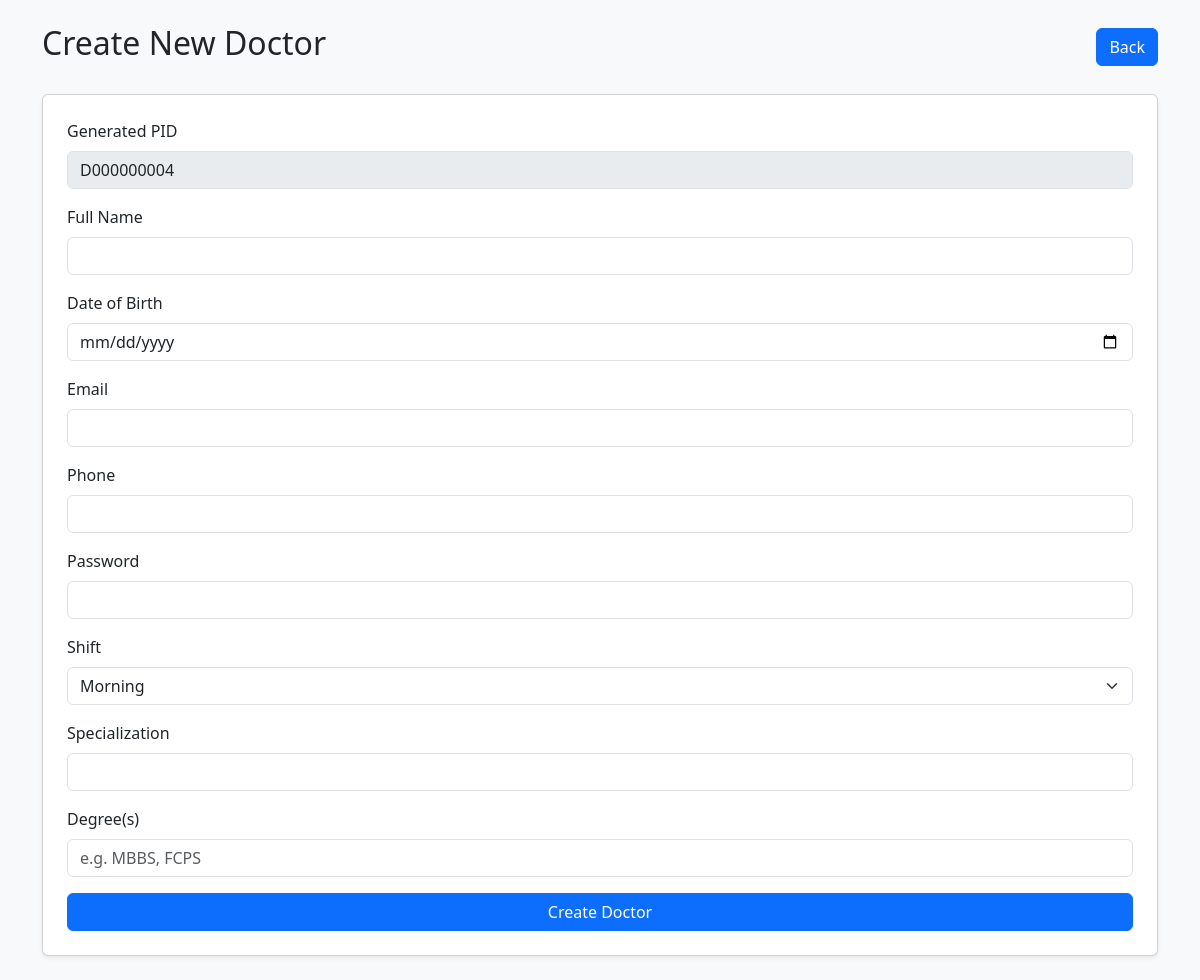
The app's page /HospitalDBMS/create_doctor.php (signed in), older data.
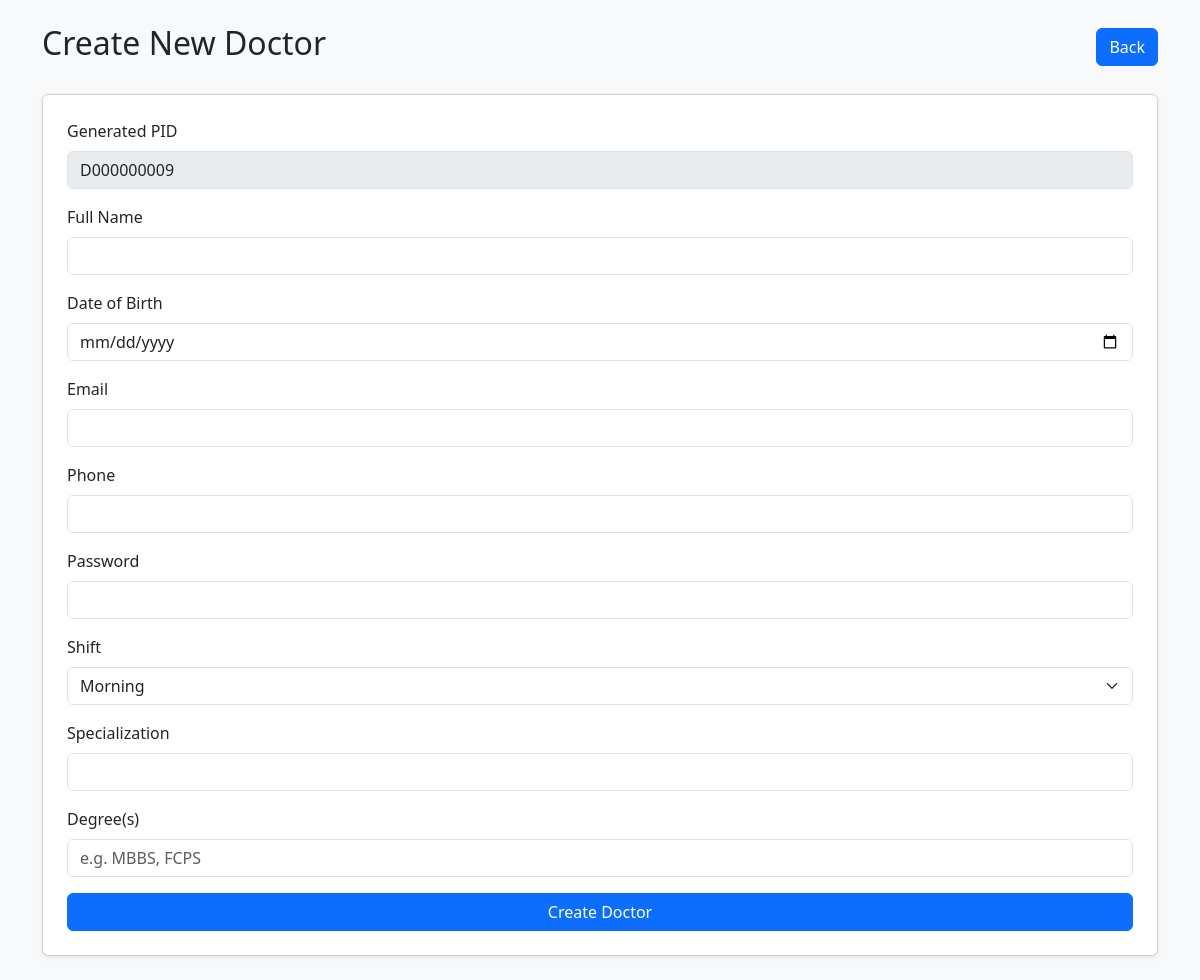
The same page, newer data.
### tables this page shows
CREATE TABLE `staff` (
  `PID` char(10) NOT NULL,
  `shift` varchar(50) NOT NULL,
  `hospital_id` char(5) NOT NULL
);

### HospitalDBMS/create_doctor.php (the view, shortened to what this page needs)
<?php
include "dbconnect.php";
function generateNextDoctorPID($conn) {
    $result = $conn->query("SELECT PID FROM staff WHERE PID LIKE 'D%' ORDER BY PID DESC LIMIT 1");
    if ($row = $result->fetch_assoc()) {
        $lastId = intval(substr($row['PID'], 1));
        $newId = $lastId + 1;
    } else {
        $newId = 1;
    }
    return "D" . str_pad($newId, 9, "0", STR_PAD_LEFT);
}
$new_pid = generateNextDoctorPID($conn);
?>
<!DOCTYPE html>
<html>
<head>
    <link href="https://cdn.jsdelivr.net/npm/bootstrap@5.3.2/dist/css/bootstrap.min.css" rel="stylesheet">
</head>
<body class="bg-light p-4">
<div class="container">
    <div class="d-flex justify-content-between align-items-center mb-4">
        <h2>Create New Doctor</h2>
        <a href="staff.php" class="btn btn-primary">Back</a>
    </div>
    <form method="post" class="card p-4 shadow-sm bg-white">
        <div class="mb-3">
            <label class="form-label">Generated PID</label>
            <input type="text" class="form-control" value="<?php echo $new_pid; ?>" disabled>
        </div>
        <div class="mb-3">
            <label class="form-label">Full Name</label>
            <input type="text" class="form-control" name="name" required>
        </div>
        <div class="mb-3">
            <label class="form-label">Date of Birth</label>
            <input type="date" class="form-control" name="dob" required>
        </div>
        <div class="mb-3">
            <label class="form-label">Email</label>
            <input type="email" class="form-control" name="email" required>
        </div>
        <div class="mb-3">
            <label class="form-label">Phone</label>
            <input type="text" class="form-control" name="phone" required>
        </div>
        <div class="mb-3">
            <label class="form-label">Password</label>
            <input type="password" class="form-control" name="password" required>
        </div>
        <div class="mb-3">
            <label class="form-label">Shift</label>
            <select class="form-select" name="shift" required>
                <option value="Morning">Morning</option>
            </select>
        </div>
        <div class="mb-3">
            <label class="form-label">Specialization</label>
            <input type="text" class="form-control" name="specialization" required>
        </div>
        <div class="mb-3">
            <label class="form-label">Degree(s)</label>
            <input type="text" class="form-control" name="degree" placeholder="e.g. MBBS, FCPS" required>
        </div>
        <button type="submit" class="btn btn-primary w-100">Create Doctor</button>
    </form>
</div>
</body>
</html>

Row changes from the older to the newer data that the page shows:
no longer on this page (row unchanged): staff: PID "D000000004"
added staff: PID "D000000009"
